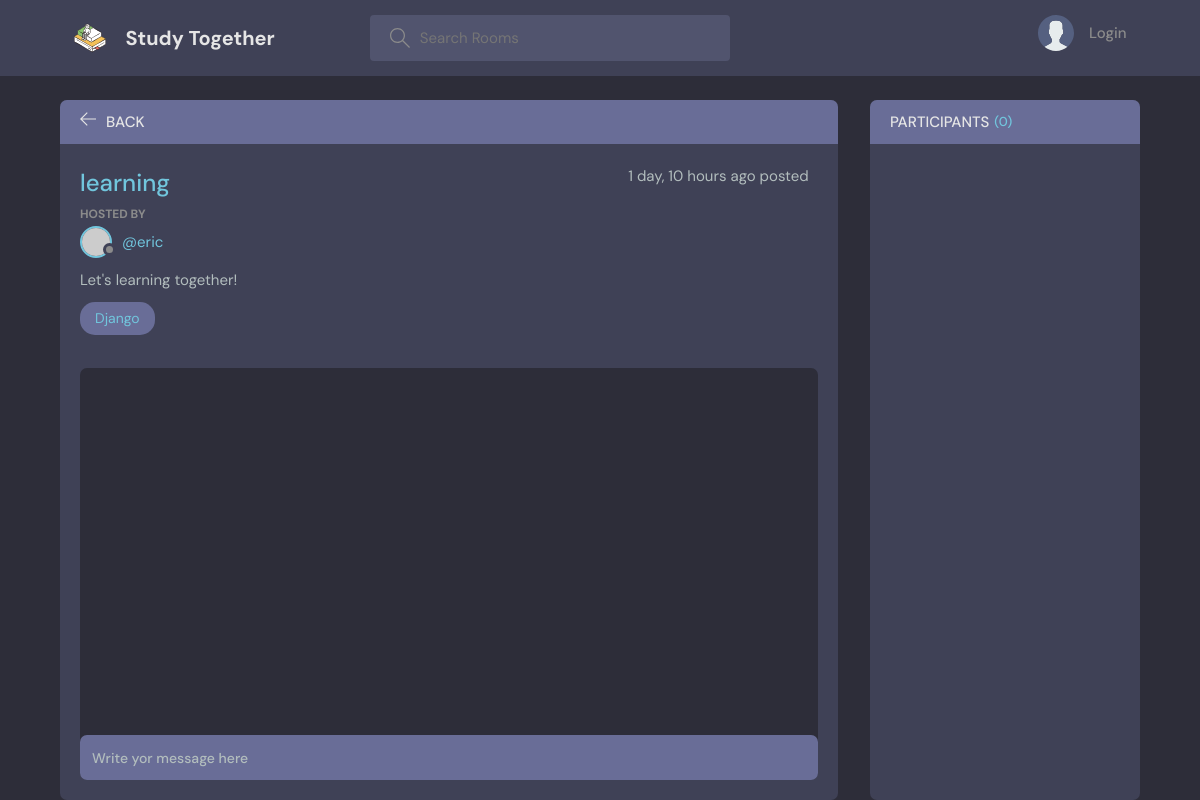
Page /room_page/11/ on the earlier database version.
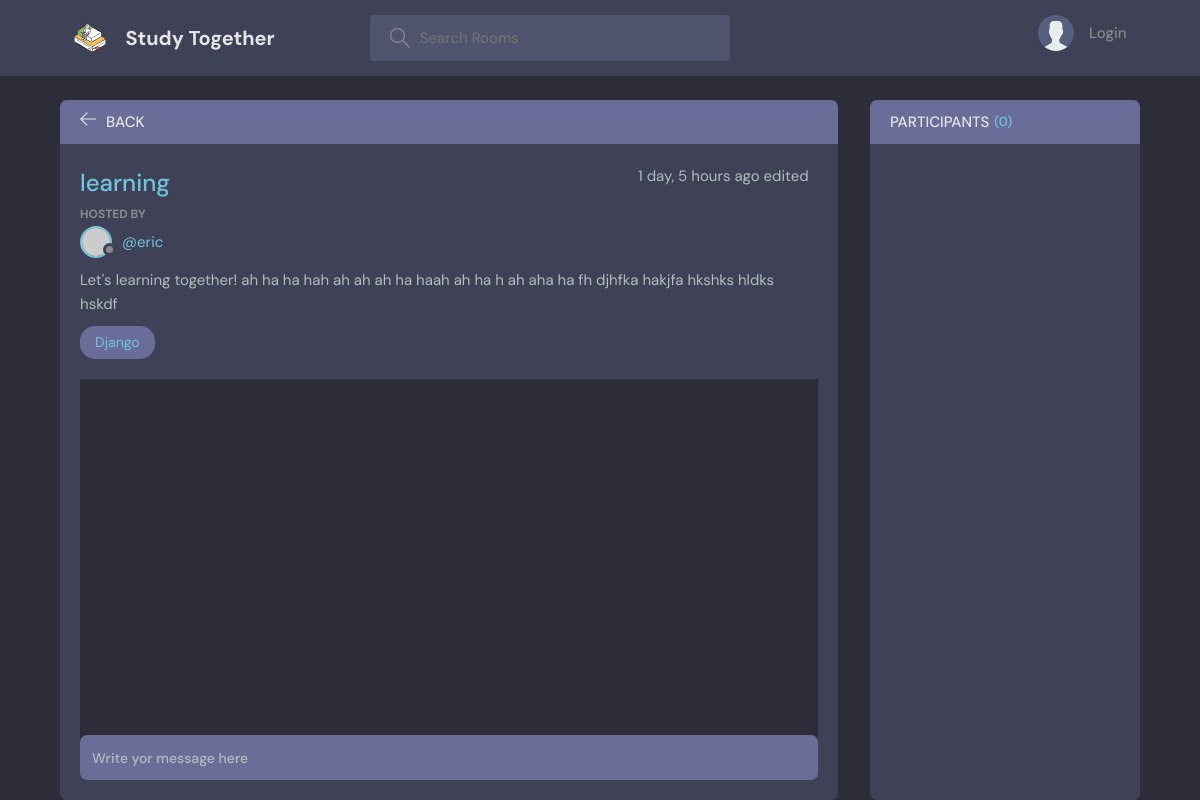
Same page on the later database version.
### base/models.py (models this page shows, shortened)
class Room(models.Model):
    host = models.ForeignKey(User, on_delete=models.SET_NULL, null=True)
    topic = models.ForeignKey(Topic, on_delete=models.SET_NULL, null=True)
    name = models.CharField(max_length = 200)
    description = models.TextField(null = True, blank = True)
    participants = models.ManyToManyField(User, related_name='participants', blank=True)
    updated = models.DateTimeField(auto_now = True)
    created = models.DateTimeField(auto_now_add = True)
    class Meta:
        ordering = ['-updated', '-created']
    def __str__(self):
        return self.name

class Topic(models.Model):
    name = models.CharField(max_length=200)

### base/views.py (the view, shortened to what this page needs)
# urls.py: path("room_page/<str:pk>/", views.room, name = "room"),
def room(request,pk):
    room = Room.objects.get(id=pk)
    room_messages = room.message_set.all()
    participants = room.participants.all()
    context = {'room':room,'room_messages':room_messages,'participants':participants}
    return render(request,'base/room.html', context)

### base/templates/base/room.html (shortened to what this page needs)
{% extends 'main.html' %}
{% block content %}
<main class="profile-page layout layout--2">
  <div class="container">
    <div class="room">
      <div class="room__top">
        <div class="room__topLeft">
          <a href="{% url 'home' %}">
            <svg version="1.1" xmlns="http://www.w3.org/2000/svg" width="32" height="32" viewBox="0 0 32 32">
              <title>arrow-left</title>
              <path
                d="M13.723 2.286l-13.723 13.714 13.719 13.714 1.616-1.611-10.96-10.96h27.625v-2.286h-27.625l10.965-10.965-1.616-1.607z"
              ></path>
            </svg>
          </a>
          <h3>Back</h3>
        </div>
      </div>
      <div class="room__box scroll">
        <div class="room__header scroll">
          <div class="room__info">
            <h3>{{room}}</h3>
            {% if room.updated > room.created %}
            {{room.updated| timesince}} ago edited
            {% else %}
            {{room.created| timesince}} ago posted
            {% endif %}
          </div>
          <div class="room__hosted">
            <p>Hosted By</p>
            <a href="{% url 'user-profile' room.host.id %}" class="room__author">
              <div class="avatar avatar--small">
                <img src="https://randomuser.me/api/portraits/men/37.jpg" />
              </div>
              <span>@{{room.host}}</span>
            </a>
          </div>
          <div class="room__details">
            {{room.description}}
          </div>
          <span class="room__topics"><a href="{% url 'home' %}?q={{room.topic.name}}">{{room.topic.name}}</a></span>
        </div>
        <div class="room__conversation">
          <div class="threads scroll">
          </div>
        </div>
      </div>
      <div class="room__message">
        <form method="POST" action="">
          <input type="text" name="body" placeholder="Write yor message here">
        </form>
      </div>
    </div>
    <div class="participants">
      <h3 class="participants__top">Participants <span>({{room.participants.count}})</span></h3>
      <div class="participants__list scroll">
      </div>
    </div>
  </div>
</main>
{% endblock %}

Differences in the rows shown:
changed Room "learning": updated (not shown) → "1 day, 5 hours"; description "Let's learning together!" → "Let's learning together! ah ha ha hah ah ah ah ha haah ah ha h ah aha ha fh djhfka hakjfa hkshks hldks hskdf"; created "1 day, 10 hours" → (not shown)
Other differences:
text no longer shown: "ago posted"
text now shown: "ago edited"
